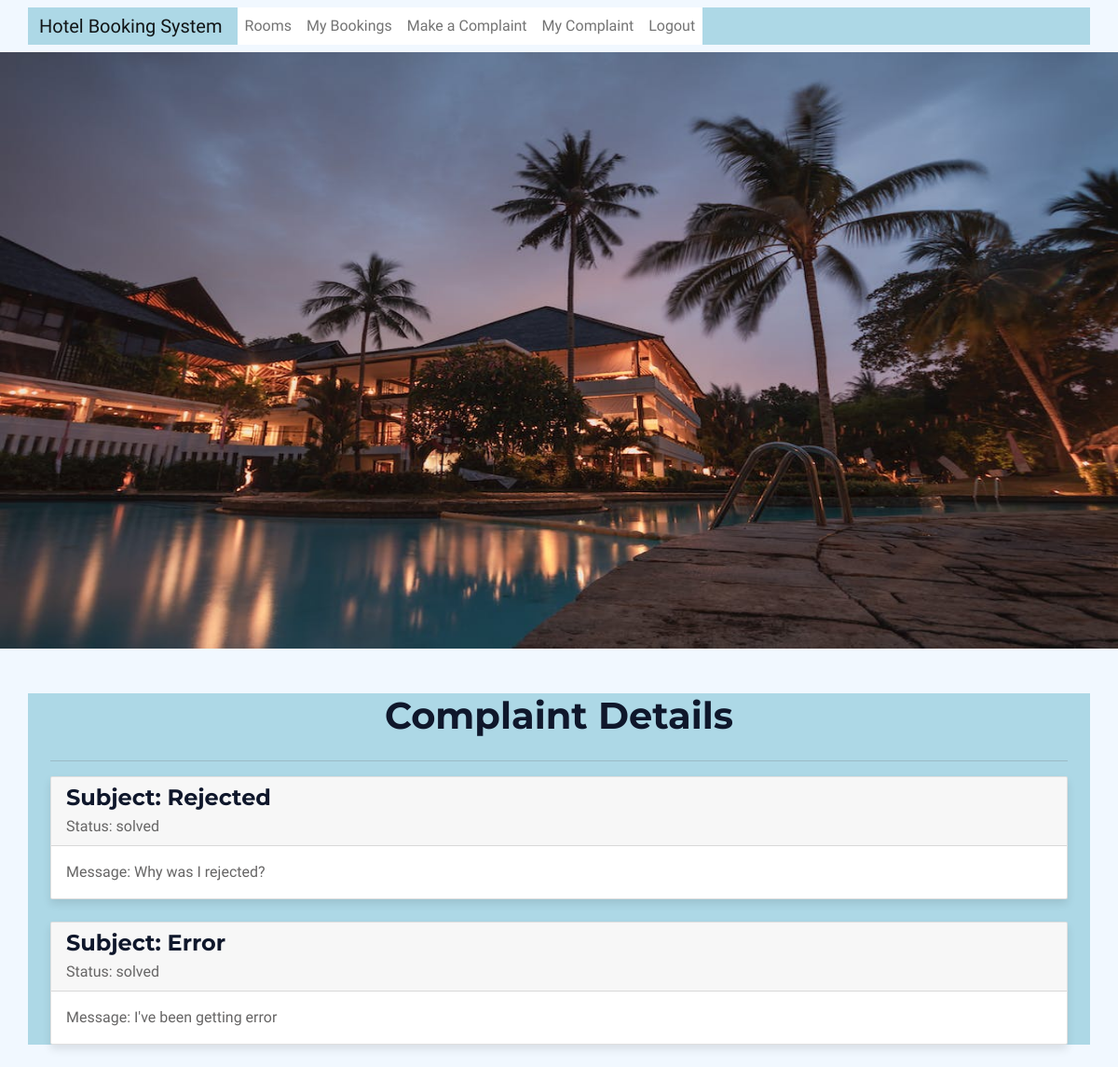
/complaints/ (signed in), run on the app's committed database.
### bookings/models.py (models this page shows)
class Complaint(models.Model):
    user = models.ForeignKey(settings.AUTH_USER_MODEL, on_delete=models.CASCADE)
    admin_user= models.ForeignKey(settings.AUTH_USER_MODEL, on_delete=models.CASCADE, related_name='complaint_admin', default=1)
    booking = models.ForeignKey('Booking', on_delete=models.CASCADE, null=True)
    subject = models.CharField(max_length=100)
    message = models.TextField()
    created_at = models.DateTimeField(auto_now_add=True)
    updated_at = models.DateTimeField(auto_now=True)
    status_choices = [
        ('pending', 'Pending'),
        ('solved', 'Solved'),
    ]
    status = models.CharField(max_length=10, choices=status_choices, default='pending')
    def __str__(self):
        return self.subject

### bookings/views.py (the view)
# urls.py: path('complaints/', views.complaint_detail, name='complaint_detail'),
@login_required
def complaint_detail(request):
    complaint = Complaint.objects.filter(user=request.user)
    print(complaint)
    return render(request, 'complaint_detail.html', {'complaint': complaint})

### bookings/templates/complaint_detail.html (shortened to what this page needs)
{% extends 'base.html' %}
{% block content %}
  <div class="container my-4">
    <h1 class="text-center mb-4">Complaint Details</h1>
    <hr>
    {% for complaints in complaint %}
    <div class="card mb-4">
      <div class="card-header">
        <h2 class="card-title">Subject: {{ complaints.subject }}</h2>
        <p class="card-subtitle">Status: {{ complaints.status }}</p>
      </div>
      <div class="card-body">
        <p class="card-text">Message: {{ complaints.message }}</p>
      </div>
    </div>
    {% endfor %}
  </div>
{% endblock %}

### bookings/static/css/style.css (style rules this page uses)
:root { --primary: #FEA116; --light: #F1F8FF; --dark: #0F172B; }

### bookings/templates/base.html (style rules this page uses)
.container { background-color: #ADD8E6; }
.card { flex: 0 0 48%; margin-bottom: 20px; border-radius: 10px; box-shadow: 0px 5px 10px rgba(0, 0, 0, 0.1); }
.card-title { font-size: 24px; margin-bottom: 10px; }
.card-text { margin-bottom: 20px; }

### data on the page
Complaint: subject "Rejected", status "solved", message "Why was I rejected?"
Complaint: subject "Error", status "solved", message "I've been getting error"
